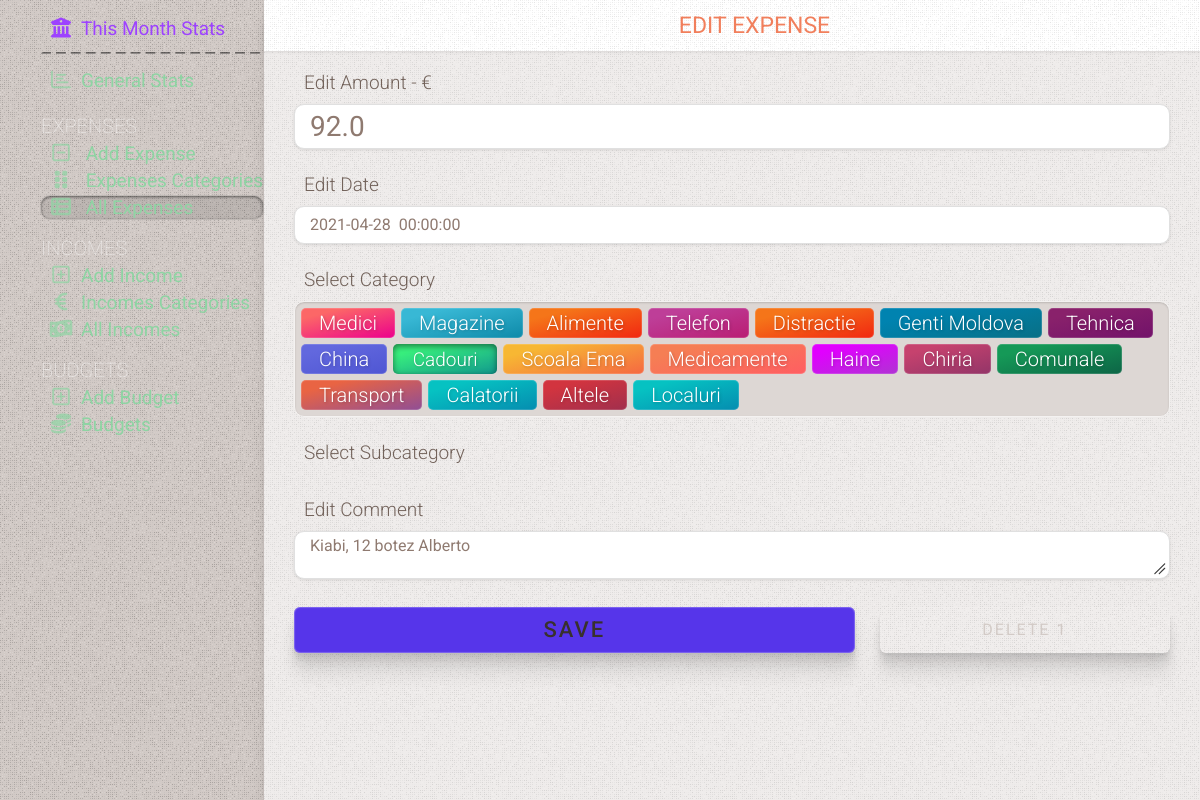
/1/edit, run on an earlier commit of the app's database.
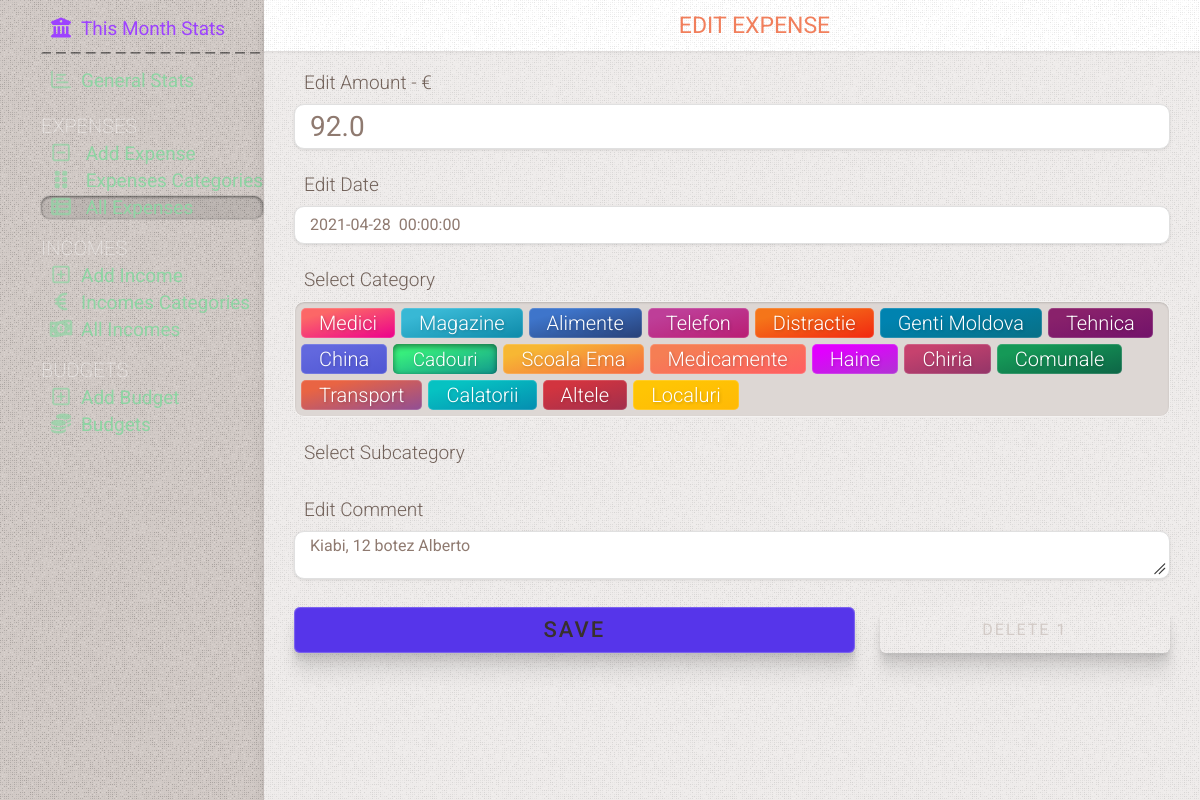
And on a later commit of the database.
### app.py (the view, shortened to what this page needs)
@app.route('/<int:id>/edit', methods=('GET', 'POST'))
def edit(id):
    expense = get_expenses(id)
    conn = get_db_connection()
    categories = conn.execute(
        "SELECT id, name, color as color, state FROM categories WHERE state is not 'true'").fetchall()
    subcategories = conn.execute(
        "SELECT subcategories.id as id, subcategories.name as name, categories.name as category FROM subcategories LEFT JOIN categories on categories.id = subcategories.category_id WHERE subcategories.state is not 'true'").fetchall()
    conn.close()
    return render_template('edit_expense.html', title='Edit Expense', gradient='text-gradient-red', expense=expense,
                           categories=categories,
                           subcategories=subcategories)

### app.py (called while the page is built)
def get_db_connection():
    conn = sqlite3.connect('static/database.db')
    conn.row_factory = sqlite3.Row
    return conn

def get_expenses(expense_id):
    conn = get_db_connection()
    expense = conn.execute('SELECT *, strftime("%d-%m-%Y %H:%M:%S", date) as date_s FROM expenses WHERE id = ?',
                           (expense_id,)).fetchone()
    conn.close()
    if expense is None:
        abort(404)
    return expense

### templates/edit_expense.html (shortened to what this page needs)
{% extends 'base.html' %} {% block content %}
	<div class="page_title {{ gradient }}" >
		<span >{% block title %}{{ title }}{% endblock %}</span >
	</div >
	<div class="content" >
		<form method="post" >
			<div class="subtitle3" >Edit Amount - &euro;</div >
			<input type="number" autofocus name="sum" placeholder="Amount" class="summ" min="0" step="0.01"
						 pattern="[0-9]+([\.][0-9])" value="{{ request.form['sum'] or expense['sum'] }}" />
			<div class="subtitle3 mt-24" >Edit Date</div >
			<input data-toggle="datepicker" type="text" name="date" placeholder="Date" class="form-control"
						 value="{{ request.form['date_s'] or expense['date'] }}" />
			<div class="subtitle3 mt-24" >Select Category</div >
			<div class="radio-group category-group category-group-color" id="select-add-category" >
				{% for id, name, color, state in categories %}
					<label for="{{ name }}" class="{{ color }}" ><span >{{ name }}</span ></label >
				{% endfor %}
			</div >
			<div class="subtitle3 mt-24 subtitle-subcategory" >Select Subcategory</div >
			<div class="subtitle3 mt-24" >Edit Comment</div >
			<textarea name="comment" placeholder="Comment"
								class="form-control" >{{ request.form['comment'] or expense['comment'] }}</textarea >
			<div class="form-buttons mt-24" >
				<button type="submit" class="send-button" >Save</button >
				<a href="/delete-expense/{{ expense['id'] }}" class="delete-button"
					 onclick="return confirm('Delete this expense?')" >Delete {{ expense['id'] }}</a >
			</div >
		</form >
	</div >
{% endblock %}

What changed in the data, as far as the page shows it:
changed categories "Alimente": color "gradient_4" → "gradient_2" (drawn)
changed categories "Localuri": color "gradient_15" → "gradient_17" (drawn)
